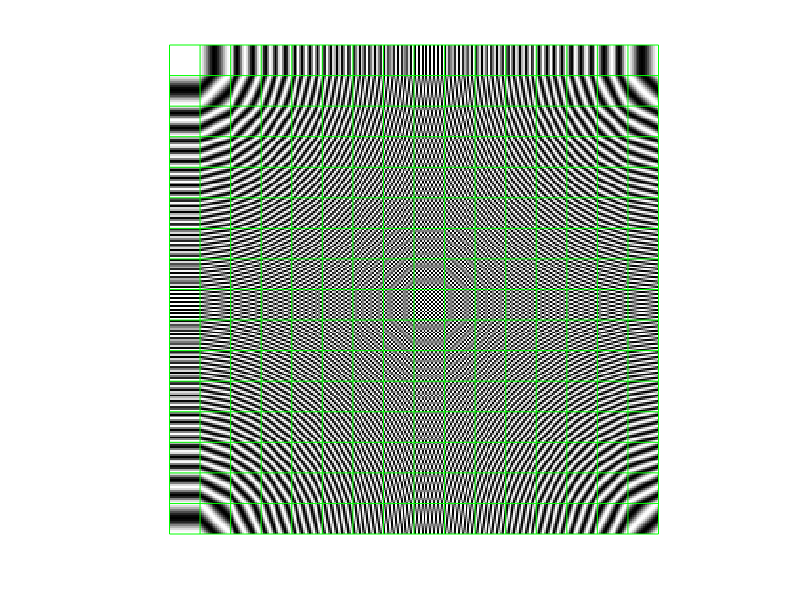

Here is the MATLAB script that generated this plot:
% Funciones base de Fourier 2D
N=16;
d = 1;
close all
j=sqrt(-1);
X = [];
for m=0:d:N-1
    Xf = [];
    m
    for n=0:d:N-1
        x = zeros(N,N);
        for i=1:N
            for k=1:N
                x(i,k) = exp(-j*2*pi/N*(m*i+n*k));
            end
        end
        x0=(real(x)+1)*128;
        imshow(x0,[]);pause(0)
        drawnow
        Xf = [Xf x0];
    end
    X = [X;Xf];
end
imshow(X,[])
hold on
N2 = size(X,1);
for i=0:N2/N:N2
        plot([i i]+0.5,[0 N2]+0.5,'g')
        plot([0 N2]+0.5,[i i]+0.5,'g')
end        

                